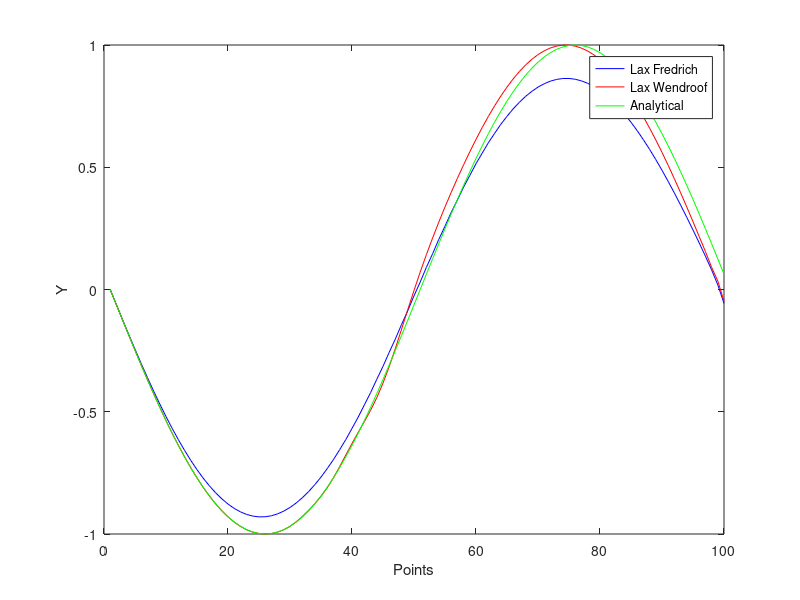

Write MATLAB code to recreate this figure.
%{

Homework 2

%}

%% Question 1
clear all, close all, clc
format long;

%Given data:
L = 0.4;     %[m] x-direction             
H = 0.2;     %[m] y-direction
k = 54.3;    %[W/m*K]  thermal conductivity
Cp = 460;    %[J/kg*K] specific heat capacity
rho = 7800;  %[kg/m^3] density

%From Homework 1 3 point central dx = dy = 0.0125 m [Direct method]

T_point_1 = 19.8569;
T_point_2 = 20.525;
T_point_3 = 37.3569;

alpha = k/(rho*Cp); %[m^2/s] thermal diffusitivity

dx = 0.0125;
dy = dx;
x1 = (0.1/dx)+1;
x2 = (0.2/dx)+1;
x3 = round((0.3/dx)+1);
y_point = (0.1/dy) +1;

    %[vertical(y), horizontal(x)]
            
%Amounts of points in the Rows/collums
M = (H/dy)+1;       % y
N = (L/dx)+1;       % x 
            
%   A)
%Makes the matrices for both step sizes
T = zeros(M, N);  

%Inputs the boundary condition (Corner pieces not correct = 0)
Top_BC = 20;
Bottom_BC = 10;
Left_BC = 30;
Right_BC = 100;
%BOUNDARY CONDITION APPLIED TO THE MATRIX
T(M,2:N - 1) = Bottom_BC;
T(1,2:N - 1) = Top_BC;
T(2:M -1,1) = Left_BC;
T(2:M -1,N) = Right_BC;

%Gives average values for corner pieces, just for the 2d contur plot
T(1,1) = (Left_BC + Top_BC)/2;
T(1,N) = (Right_BC + Top_BC)/2;
T(M,1) = (Left_BC + Bottom_BC)/2;
T(M,N) = (Right_BC + Bottom_BC)/2;

% EULER METHOD:

tol = 1e-5;     % Given in the question description
error = 1;      % Equals to 1 so it will enter the while loop
iterations = 0;
dt = 4.47;      %Manually tested for lowest iterations required
dt_error = 1;
iterations_new = 10000;

% 
% while dt_error > 0.5
% dt = dt + 3.47 ;            %Mannualy found value for low iterations 4.47
% iterations_before = iterations_new;
    while error > tol
    
    iterations = iterations + 1;
    T_old = T;                 
    Fo_x = (alpha*dt)/(dx^2);
    Fo_y = (alpha*dt)/(dy^2);

      for y = 2:M-1         % In y direction
        for x = 2:N-1     % In x direction
            
            T(y,x) = T(y,x) + Fo_x*(T(y,x-1)+T(y,x+1)-2*T(y,x)) + Fo_y*(T(y-1,x)+T(y+1,x)-2*T(y,x));
            
        end
        
     end

    error = max(max(abs(T-T_old)));
    end
%     iterations_new = iterations;
% dt_error = abs(iterations_new - iterations_before);
% end

X1 = ['At first point ', num2str(T(y_point,x1)), ' Celcius']
X2 = ['At second point ', num2str(T(y_point,x2)), ' Celcius']
X3 = ['At third point ', num2str(T(y_point,x3)), ' Celcius']

%Difference between direct method and time stepping

Diff_X1_Euler = T_point_1 - T(y_point,x1)
Diff_X2_Euler = T_point_2 - T(y_point,x2)
Diff_X3_Euler = T_point_3 - T(y_point,x3)

Iterations_required = iterations

dx2 = dx^2;
dy2 = dy^2;


% max_dt = (1/alpha)*(1/2)*(dx2*dy2)*(1/(dx2+dy2))

max_dt_2 = dx2/(2*alpha)


%% Question 1 RUNGE-KUTTA method  For dx = dy
clear all, close all, clc
format long;

%Given data:
L = 0.4;     %[m] x-direction             
H = 0.2;     %[m] y-direction
k = 54.3;    %[W/m*K]  thermal conductivity
Cp = 460;    %[J/kg*K] specific heat capacity
rho = 7800;  %[kg/m^3] density

%From Homework 1 3 point central dx = dy = 0.0125 m [Direct method]

T_point_1 = 19.8569;
T_point_2 = 20.525;
T_point_3 = 37.3569;

alpha = k/(rho*Cp); %[m^2/s] thermal diffusitivity

dx = 0.0125;
dy = dx;
x1 = (0.1/dx)+1;
x2 = (0.2/dx)+1;
x3 = round((0.3/dx)+1);
y_point = (0.1/dy) +1;

    %[vertical(y), horizontal(x)]
            
%Amounts of points in the Rows/collums
M = (H/dy)+1;       % y
N = (L/dx)+1;       % x 
            
%   A)
%Makes the matrices for both step sizes
T = zeros(M, N);  

%Inputs the boundary condition (Corner pieces not correct = 0)
Top_BC = 20;
Bottom_BC = 10;
Left_BC = 30;
Right_BC = 100;
%BOUNDARY CONDITION APPLIED TO THE MATRIX
T(M,2:N - 1) = Bottom_BC;
T(1,2:N - 1) = Top_BC;
T(2:M -1,1) = Left_BC;
T(2:M -1,N) = Right_BC;

%Gives average values for corner pieces, just for the 2d contur plot
T(1,1) = (Left_BC + Top_BC)/2;
T(1,N) = (Right_BC + Top_BC)/2;
T(M,1) = (Left_BC + Bottom_BC)/2;
T(M,N) = (Right_BC + Bottom_BC)/2;


tol = 1e-5;     % Given in the question description
error = 1;      % Equals to 1 so it will enter the while loop
iterations = 0;
dt = 2.753;             %Manually tested for lowest iterations 2.753
k1 = zeros(M,N);
k2 = zeros(M,N);
k3 = zeros(M,N);
k4 = zeros(M,N);
%Runge kutta 4th order to solve unknown temps in Matrix

while error > tol
    iterations = iterations + 1;
    T_old = T;
    Fo = (alpha*dt)/(dx^2);
    
   
     for y = 2:M-1         % In y direction
        for x = 2:N-1     % In x direction
        
        k1(y,x) = Fo*(T(y-1,x) + T(y+1,x) + T(y,x-1) + T(y,x+1) -4*T(y,x));
        k2(y,x) = Fo*((T(y-1,x) + 0.5*k1(y-1,x)) + (T(y+1,x) + 0.5*k1(y+1,x)) + (T(y,x-1) + 0.5*k1(y,x-1)) + (T(y,x+1) + 0.5*k1(y,x+1)) -(4*T(y,x) + 0.5*k1(y,x)));
        k3(y,x) = Fo*((T(y-1,x) + 0.5*k2(y-1,x)) + (T(y+1,x) + 0.5*k2(y+1,x)) + (T(y,x-1) + 0.5*k2(y,x-1)) + (T(y,x+1) + 0.5*k2(y,x+1)) -(4*T(y,x) + 0.5*k2(y,x)));
        k4(y,x) = Fo*((T(y-1,x) + k3(y-1,x)) + (T(y+1,x) + k3(y+1,x)) + (T(y,x-1) + k3(y,x-1)) + (T(y,x+1) + k3(y,x+1)) -(4*T(y,x) + k3(y,x)));

        T(y,x) = T(y,x) + (1/6)*(k1(y,x) + 2*k2(y,x) + 2*k3(y,x) + k4(y,x));
           
        end
        
     end

    error = max(max(abs(T-T_old)));
end


X1 = ['At first point ', num2str(T(y_point,x1)), ' Celcius']
X2 = ['At second point ', num2str(T(y_point,x2)), ' Celcius']
X3 = ['At third point ', num2str(T(y_point,x3)), ' Celcius']

%Difference between direct method and time stepping

Diff_X1_Euler = T_point_1 - T(y_point,x1)
Diff_X2_Euler = T_point_2 - T(y_point,x2)
Diff_X3_Euler = T_point_3 - T(y_point,x3)

Iterations_required = iterations

contourf(T,20)

%% Question 2 LAX-FREDRICHS METHOD ADVECTION EQUATION
clear all, close all, clc
Points = 100; %in the rod
Length = 1; %m
U = 1;  %ms/s
t = 0.5;
C = 0.5;
dx = Length/(Points);
dt = (C*dx)/U;

Matrix_Lax = zeros(t/dt, Points);
Matrix_Wen = zeros(t/dt, Points);

for i = 1:Points   %Apply initial solution for all points
    
    Matrix_Lax(1,i) = sin(2*pi*(i/Points));
    Matrix_Wen(1,i) = sin(2*pi*(i/Points));
    
end

%LAX Fredrichs method

for time = 2:(t/dt)
      
    Matrix_Lax(time,1) = -sin(2*pi*(dt*time));   %Left boundary condition
    
    for i =2:Points -1  %Lax fredrisch method
    
        Matrix_Lax(time, i) = 0.5*(Matrix_Lax(time - 1,i+1) + Matrix_Lax(time -1, i-1)) - (C/2)*(Matrix_Lax(time - 1, i+1) - Matrix_Lax(time - 1, i-1));

    end
    %For last point in the Vect, 2 point backwards is used

   Matrix_Lax(time, Points) = Matrix_Lax(time - 1, Points) - (C/2)*(3*Matrix_Lax(time - 1, Points) - 4*Matrix_Lax(time - 1, Points - 1) + Matrix_Lax(time -1, i -2));
   
end



%LAX Wendroff method

for time = 2:(t/dt)
      
    Matrix_Wen(time,1) = -sin(2*pi*(dt*time));   %Left boundary condition
    
    for i =2:Points -1  %Lax fredrisch method
    
        Matrix_Wen(time, i) = Matrix_Wen(time - 1, i) - (C/2)*(Matrix_Wen(time-1, i +1) - Matrix_Wen(time -1, i-1)) + ((C^2)/2)*(Matrix_Wen(time - 1, i- 1) - 2*Matrix_Wen(time - 1, i) + Matrix_Wen(time - 1, i +1));
        
    end
    %For last point in the Vect, 2 point backwards is used

   Matrix_Wen(time, Points) = Matrix_Wen(time - 1, Points) - (C/2)*(3*Matrix_Wen(time - 1, Points) - 4*Matrix_Wen(time - 1, Points - 1) + Matrix_Wen(time -1, i -2));
   
end

sin_vec = zeros(1, Points);
x = 0;
for x_vec = 1:Points
   
    sin_vec(x_vec) = sin(2*pi*(x-U*t));
     x = x + dx;
end

Error_Lax = abs(sin_vec - Matrix_Lax(end,:));
Error_Wen = abs(sin_vec - Matrix_Wen(end,:));

Norm_Lax = vecnorm(Error_Lax,1);
Norm_Wen = vecnorm(Error_Wen,1);

%Wendroof is better due to it including artificial diffusion


plot(Matrix_Lax(end,:),'b')
hold ON;
plot(Matrix_Wen(end,:),'r')
plot(sin_vec,'g')
% Create ylabel
ylabel({'Y'});
% Create xlabel
xlabel({'Points'});
legend('Lax Fredrich', 'Lax Wendroof', 'Analytical');
